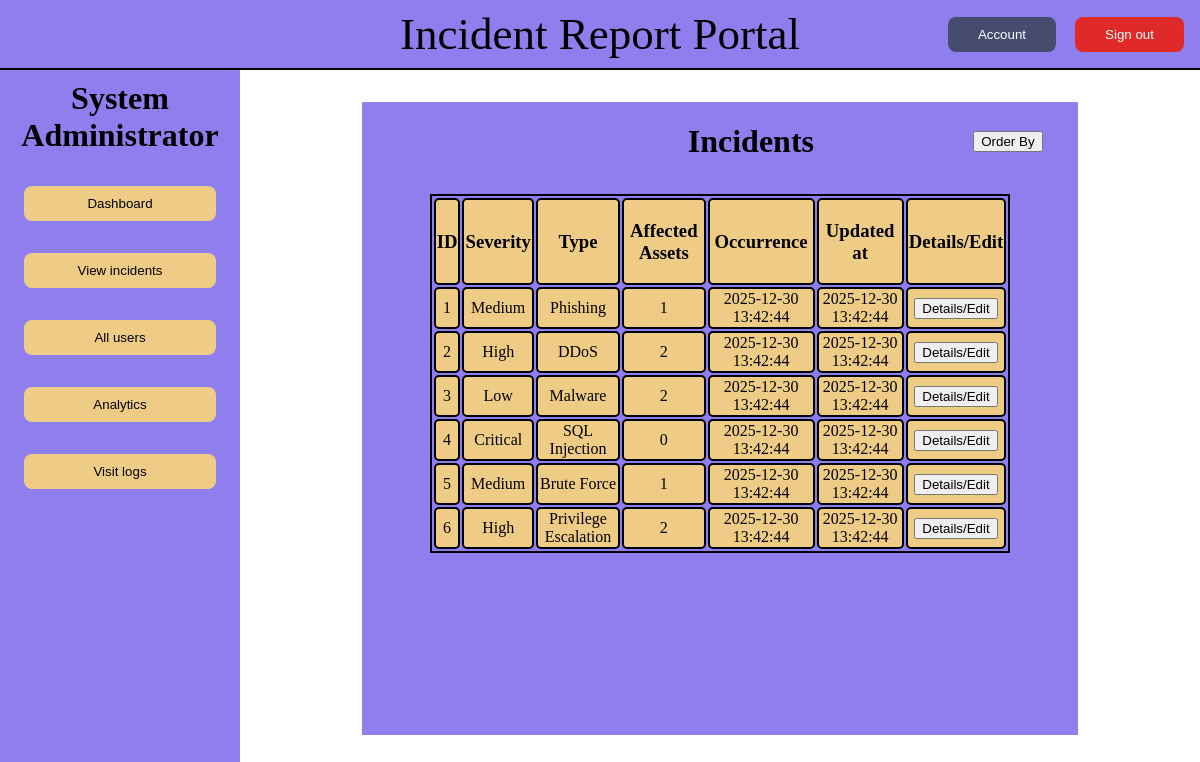
Screenshot of /pages/admin/incidents.php (signed in) with the database file from the repository.
### tables this page shows
CREATE TABLE incident (
    incident_id INT AUTO_INCREMENT PRIMARY KEY,
    severity_id INT NOT NULL,
    incident_type_id INT NOT NULL,
    description TEXT,
    occurrence_datetime DATETIME NOT NULL,
    updated_at DATETIME DEFAULT CURRENT_TIMESTAMP,
    FOREIGN KEY (severity_id) REFERENCES severity(severity_id),
    FOREIGN KEY (incident_type_id) REFERENCES incident_type(incident_type_id)
);

CREATE TABLE severity (
    severity_id INT AUTO_INCREMENT PRIMARY KEY,
    severity VARCHAR(30) NOT NULL
);

CREATE TABLE incident_type (
    incident_type_id INT AUTO_INCREMENT PRIMARY KEY,
    incident_type VARCHAR(100)
);

### pages/admin/incidents.php (the view, shortened to what this page needs)
<?php
require_once "../../includes/db.php";
$incident_query = "SELECT * FROM incident";
$incident = $mysqli->query($incident_query);
$incident_row = "";
while ($row = $incident->fetch_object()) {
  $severity_result = $mysqli->query("SELECT severity FROM severity WHERE severity_id = {$row->severity_id}");
  $severity = $severity_result->fetch_object()->severity;
  $incident_type_result = $mysqli->query("SELECT incident_type FROM incident_type WHERE incident_type_id = {$row->incident_type_id}");
  $incident_type = $incident_type_result->fetch_object()->incident_type;
  $asset_result = $mysqli->query("SELECT COUNT(*) FROM incident_asset WHERE incident_id = {$row->incident_id}");
  $asset_count = $asset_result->fetch_object()->{"COUNT(*)"};
  $incident_row .= "
        <tr>
          <td>{$row->incident_id}</td>
          <td>{$severity}</td>
          <td>{$incident_type}</td>
          <td>{$asset_count}</td>
          <td>{$row->occurrence_datetime}</td>
          <td>{$row->updated_at}</td>
          <td>
            <button>Details/Edit</button>
          </td>
        </tr>";
}
$content = <<<HTML
<div class="incident_container">
  <div class="headers">
    <h1 style="margin-left: 45%;">Incidents</h1>
    <button id="order_by">Order By</button>
  </div>
  <div class="table_container">
    <table>
      <tbody>
        <tr>
          <th>
            <h3>ID</h3>
          </th>
          <th>
            <h3>Severity</h3>
          </th>
          <th>
            <h3>Type</h3>
          </th>
          <th>
            <h3>Affected Assets</h3>
          </th>
          <th>
            <h3>Occurrence</h3>
          </th>
          <th>
            <h3>Updated at</h3>
          </th>
          <th>
            <h3>Details/Edit</h3>
          </th>
        </tr>
        $incident_row
      </tbody>
    </table>
  </div>
</div>
HTML;
require "../../includes/layout.php";

### css/main.css (style rules this page uses)
body { display: grid; grid-template-columns: 15rem auto; grid-template-rows: auto 1fr; height: 100vh; width: 100vw; margin: 0; }

### css/incidents.css (style rules this page uses)
.incident_container { background-color: var(--primary-bg-color); width: 80%; height: 95%; display: flex; flex-direction: column; align-items: center; overflow-y: auto; overflow-x: hidden; }
.headers { display: flex; justify-content: space-between; align-items: center; width: 90%; }
#order_by { margin-left: 30px; }
.table_container { width: 90%; height: 80%; display: flex; flex-direction: column; align-items: center; padding: 12px; }
table { border: 2px solid black; width: 90%; }
table th, table td { text-align: center; vertical-align: middle; }
th, td { border: 2px solid black; background-color: var(--primary-bt-color); border-radius: 5px; }

### css/global.css (style rules this page uses)
:root { --primary-bg-color: #8f7fee; --primary-bg-hover-color: #7541ef; --primary-bt-color: #eecc85; --primary-bt-hover-color: #e6b863; --primary-bt-delete-color: #e02a2a; --primary-bt-delete-hover-color: #b32222; }

### rows the page displays
incident: incident_id "1", severity.severity "Medium", incident_type.incident_type "Phishing", asset_count "1", occurrence_datetime "2025-12-30 13:42:44", updated_at "2025-12-30 13:42:44"
incident: incident_id "2", severity.severity "High", incident_type.incident_type "DDoS", asset_count "2", occurrence_datetime "2025-12-30 13:42:44", updated_at "2025-12-30 13:42:44"
incident: incident_id "3", severity.severity "Low", incident_type.incident_type "Malware", asset_count "2", occurrence_datetime "2025-12-30 13:42:44", updated_at "2025-12-30 13:42:44"
incident: incident_id "4", severity.severity "Critical", incident_type.incident_type "SQL Injection", asset_count "0", occurrence_datetime "2025-12-30 13:42:44", updated_at "2025-12-30 13:42:44"
incident: incident_id "5", severity.severity "Medium", incident_type.incident_type "Brute Force", asset_count "1", occurrence_datetime "2025-12-30 13:42:44", updated_at "2025-12-30 13:42:44"
incident: incident_id "6", severity.severity "High", incident_type.incident_type "Privilege Escalation", asset_count "2", occurrence_datetime "2025-12-30 13:42:44", updated_at "2025-12-30 13:42:44"
